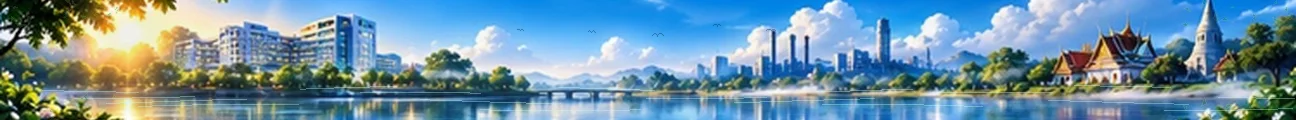
#> input picture assets/pm25-luxury/locked-scene-v3/loops/blue-16f.webp, 1296 x 120 px; its folder holds 4 pictures in this run
$ python create_contact_proof.py
#> lines starting #> are read from the running program, lines starting #| are printed output that depends on the picture
#!/usr/bin/env python3
"""Produce visible proof that each exported WebP actually has 16 different frames."""
from pathlib import Path
from PIL import Image,ImageDraw,ImageFont
import json
ROOT=Path(__file__).resolve().parent
OUT=ROOT/'qa';OUT.mkdir(exist_ok=True)
tiers=('blue','green','yellow','orange','red')
thumb_w,thumb_h=648,60
def frames(tier):
#> called with tier = 'blue'
 im=Image.open(ROOT/'loops'/f'{tier}-16f.webp')
#> im is the input picture: PIL image 1296x120 RGBA; mean R, G, B, A 111.5, 146.4, 165.9, 255
 assert im.n_frames==16
 seq=[]
 for k in range(16):
  im.seek(k);seq.append(im.convert('RGB').resize((thumb_w,thumb_h),Image.Resampling.LANCZOS))
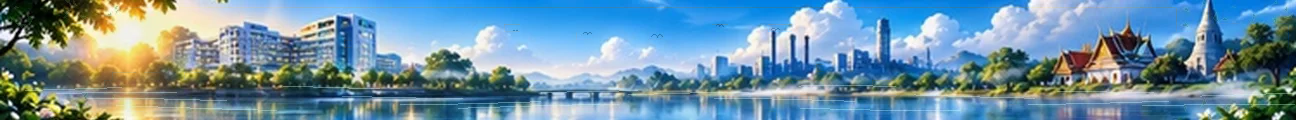
#> im: PIL image 1296x120 RGBA; mean R, G, B, A 111.5, 146.1, 165.4, 255
#> after the loop, seq = 16 items
 return seq
for tier in tiers:
 seq=frames(tier)
#> seq = 16 items
 sheet=Image.new('RGB',(thumb_w*4,(thumb_h+22)*4),(5,17,30))
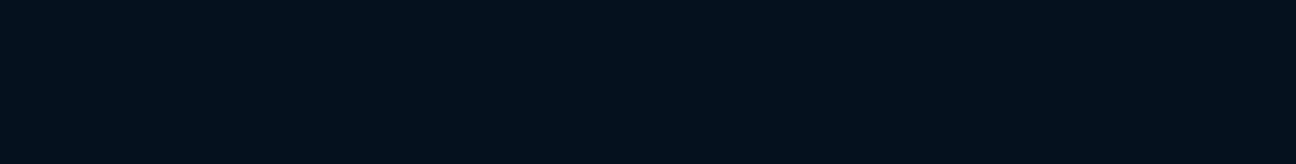
#> sheet: PIL image 2592x328 RGB (shown at 1/2 size); mean R, G, B 5, 17, 30
 d=ImageDraw.Draw(sheet)
 for k,f in enumerate(seq):
  x=(k%4)*thumb_w;y=(k//4)*(thumb_h+22)
  d.text((x+9,y+4),f'{tier.upper()} | FRAME {k+1:02d}/16',fill='#bdeaff')
  sheet.paste(f,(x,y+22))
#> this loop made 16 passes
#> (x, y) on passes 1 to 12: (0, 0), (648, 0), (1296, 0), (1944, 0), (0, 82), (648, 82), (1296, 82), (1944, 82), (0, 164), (648, 164), (1296, 164), (1944, 164)
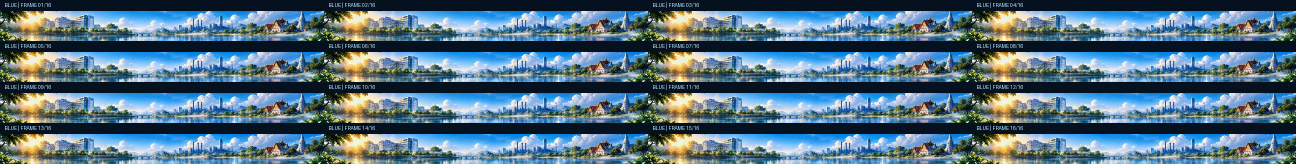
#> sheet: PIL image 2592x328 RGB (shown at 1/2 size); mean R, G, B 83.9, 112.6, 130.3
 sheet.save(OUT/f'{tier}-contact-16f.webp','WEBP',quality=88,method=4)
 print('CONTACT_PROOF',tier,sheet.size)
#| CONTACT_PROOF blue (2592, 328)
#> pass 2 of the loop `for tier in tiers:`:
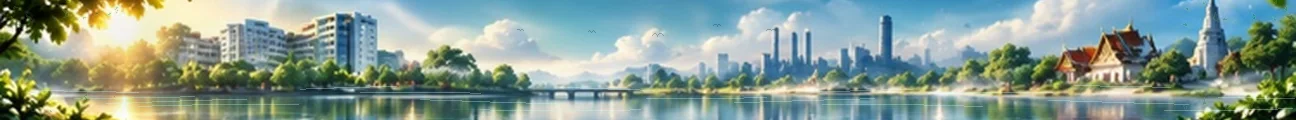
#> input picture assets/pm25-luxury/locked-scene-v3/loops/green-16f.webp, 1296 x 120 px
#> in frames, im is the input picture: PIL image 1296x120 RGBA; mean R, G, B, A 135.6, 155.9, 146.3, 255
#> the loop `for k,f in enumerate(seq):` made 16 passes
#> after the loop `for k,f in enumerate(seq):`:
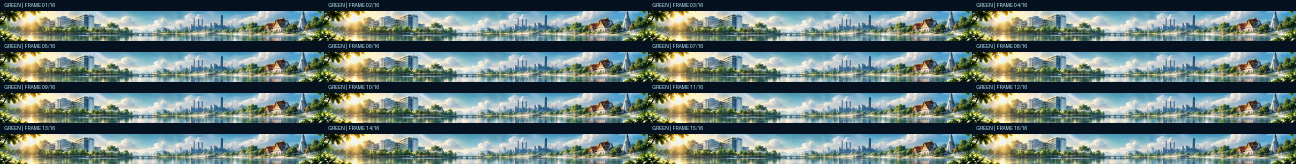
#> sheet: PIL image 2592x328 RGB (shown at 1/2 size); mean R, G, B 101.5, 119.6, 116
#| CONTACT_PROOF green (2592, 328)
#> (the run stopped early here; a loop or call above may not have finished)
